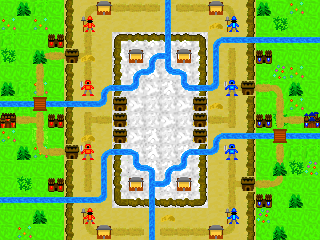

The image is a tile-based game level rendered from a .tmx file. Its description and source (layers, tilesets, objects; grid data summarised) follow:
An orthogonal 20x15 tile map with 16x16 px tiles, 5 tile layers (Passable, Roads, Obstructions, Difficult, ...), 2 tilesets.

<map version="1.0" orientation="orthogonal" width="20" height="15" tilewidth="16" tileheight="16">
 <tileset firstgid="1" name="SpriteSheetz" tilewidth="16" tileheight="16">
  <image source="SpriteSheetz.png" width="240" height="240" />
 </tileset>
 <tileset firstgid="226" name="Unitz" tilewidth="16" tileheight="16">
  <image source="Unitz.png" width="240" height="240" />
 </tileset>
 <layer name="Passable" width="20" height="15">
  <data>[300 cells, 300 non-empty, 16 distinct tile ids]</data>
 </layer>
 <layer name="Roads" width="20" height="15">
  <data>[300 cells, 64 non-empty, 8 distinct tile ids]</data>
 </layer>
 <layer name="Obstructions" width="20" height="15">
  <data>[300 cells, 50 non-empty, 8 distinct tile ids]</data>
 </layer>
 <layer name="Difficult" width="20" height="15">
  <data>[300 cells, 83 non-empty, 10 distinct tile ids]</data>
 </layer>
 <layer name="Objects" width="20" height="15">
  <data>[300 cells, 34 non-empty, 10 distinct tile ids]</data>
 </layer>
</map>
